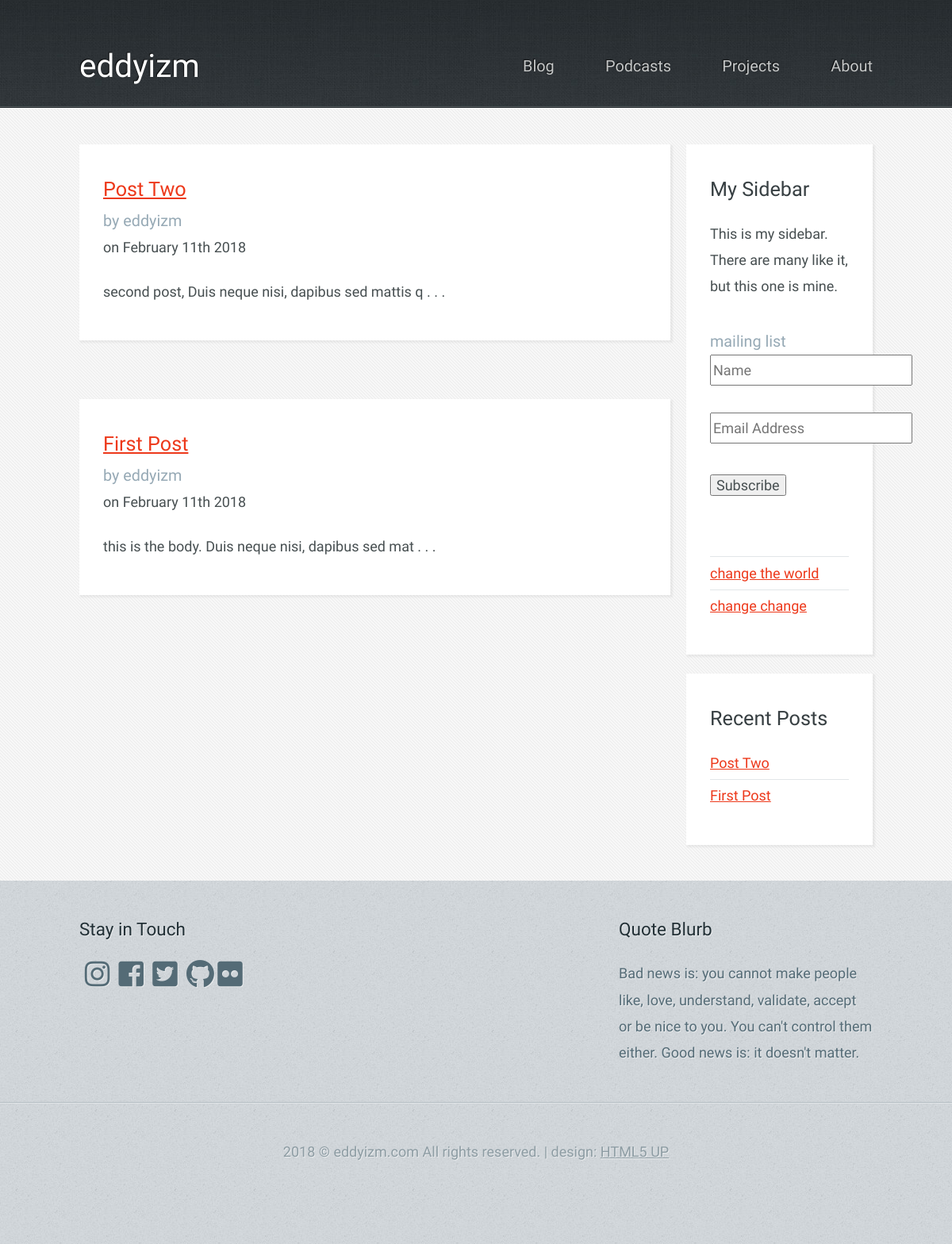
Page /blog/ on the earlier database version.
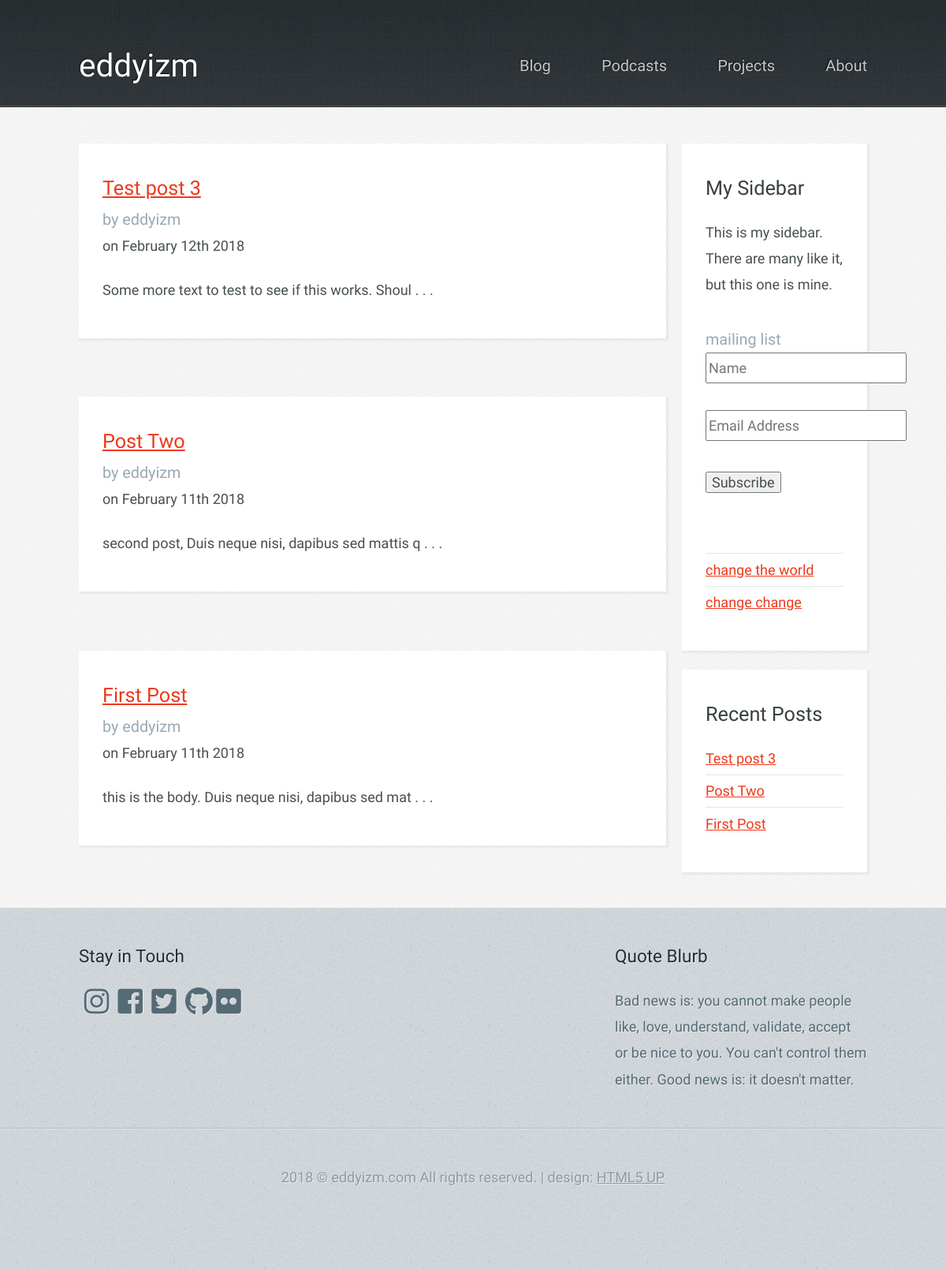
Same page on the later database version.
### blog/models.py (models this page shows, shortened)
class BlogPost(models.Model):
    title = models.CharField(max_length=255)
    date = models.DateTimeField()
    body = models.CharField(max_length=20000)
    author = models.ForeignKey(Author, on_delete=models.DO_NOTHING,)
    tags = models.ManyToManyField(Tag)
    class Meta:
        ordering = ['-date',]

class Author(models.Model):
    name = models.CharField(max_length=64)
    email = models.CharField(max_length=64)

### blog/views.py (the view)
# urls.py: url(r'^blog/', views.blog_posts , name='blog_posts'),
def blog_posts(request):
    posts = BlogPost.objects.all().order_by('-date')[:3];
    recent_posts = BlogPost.objects.all()[:5];
    return render_to_response('blog/blog.html', {'posts' : posts, 'recent_posts': recent_posts })

### blog/templates/blog/blog.html (shortened to what this page needs)
{% extends "blog/layout.html" %}
{% block content %}
      <div id="content-wrapper">
        <div id="content">
          <div class="container">
            <div class="row">
              <div class="9u 12u(mobile)">
                {% for blog_post in posts %}
                <section>
                  <header>
                      <h2><a href="/blog/{{ blog_post.id }}/">{{ blog_post.title }} </a></h2>
                      <h3> <span>by </span> {{ blog_post.author.name }}</h3>
                      <h4> <span>on {{ blog_post.date|date:"F jS o" }} </span></h4>
                  </header>
                      <p> {{ blog_post.body|slice:":50" }} . . . </p>
                </section>
                {% endfor %}
              </div>
              <div class="3u 12u(mobile)">
                <section>
                  <header>
                    <h2>My Sidebar</h2>
                  </header>
                  <p>
                    This is my sidebar. There are many like it, but this one is mine.
                  </p>
                  <ul class="link-list">
                    <li>
                   <div class="entry-content" itemprop="text">
                  <div id="mc_embed_signup">
                  <form id="mc-embedded-subscribe-form" class="validate" action="https://eddyizm.us17.list-manage.com/subscribe/post?u=d53e408a6ccb1e1ce4059fb9c&amp;id=9d4ffc78c0" method="post" name="mc-embedded-subscribe-form" novalidate="" target="_blank">
                  <div id="mc_embed_signup_scroll">
                  <h3>mailing list</h3>
                  <div class="mc-field-group">
                  <input id="mce-FNAME" class="required" name="FNAME" placeholder="Name" type="text" value="" /></div>
                  <div class="mc-field-group">
                  <br />
                  <input id="mce-EMAIL" class="required email" name="EMAIL" type="email" placeholder="Email Address" value="" /></div>
                  <div class="clear"><input id="mc-embedded-subscribe" class="button" name="subscribe" type="submit" value="Subscribe" /></div>
                  </div>
                  </form>
                  </div>
                  <p><br />
                  </li>
                    <li><a href="#">change the world</a></li>
                    <li><a href="#">change change</a></li>
                  </ul>
                </section>
                <section>
                    <header>
                      <h2>Recent Posts</h2>
                    </header>
                    <ul class="link-list">
                      {% for blog_post in recent_posts %}
                      <li><a href="/blog/{{ blog_post.id }}/"> {{ blog_post.title }} </a></li>
                      {% endfor %}
                      </ul>
                 </section>
              </div>
            </div>
          </div>
        </div>
      </div>
    </div>
{% endblock %}

Differences in the rows shown:
added BlogPost: title "Test post 3", author.name "eddyizm", date "February 12th 2018", body "Some more text to test to see if this works. Shoul"
